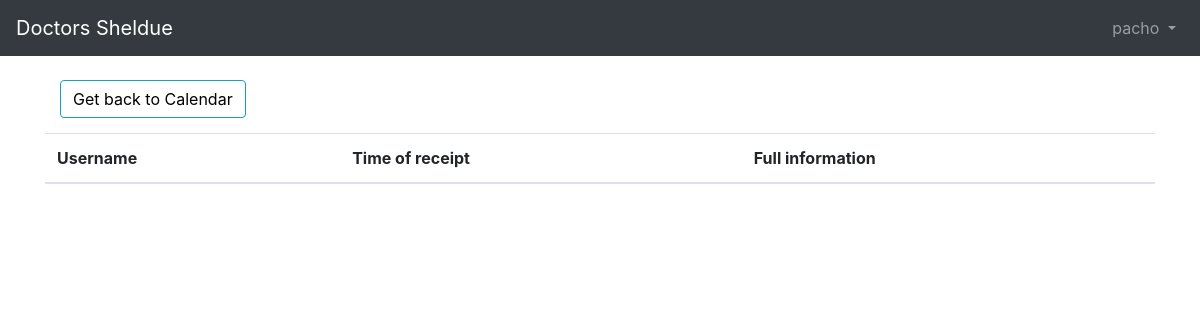
/daily/23/9 (signed in), run on an earlier commit of the app's database.
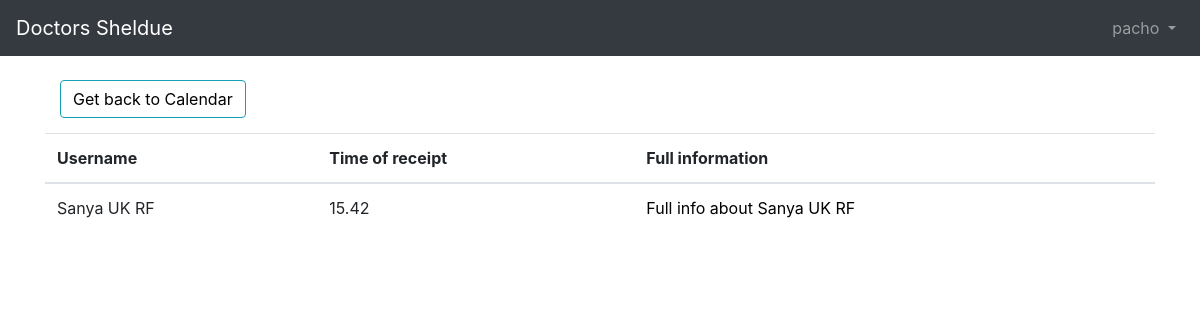
And on a later commit of the database.
### main/models.py (models this page shows, shortened)
class Event(models.Model):
    patient = models.ForeignKey(Patient, on_delete = models.CASCADE, blank=True, related_name='patient')
    doctor = models.ForeignKey(Doctor, on_delete = models.CASCADE, blank=True, related_name='doctors')
    title = models.CharField(max_length=200)
    description = models.TextField()
    start_time = models.DateTimeField()
    def __str__(self):
        return str(self.id)

class Patient(models.Model):
    user = models.OneToOneField(User, on_delete=models.CASCADE)
    name = models.CharField(max_length=50, help_text="Name of a user")

### main/views.py (the view)
# urls.py: path('daily/<int:day>/<int:month>',views.DailySheldue.as_view(), name ='daily'),
class DailySheldue(LoginRequiredMixin ,generic.ListView):
    model = Event
    template_name = 'daily.html'
    def get_queryset(self):
        day =self.kwargs['day']
        month = self.kwargs['month']
        print(day, month)
        context = daily_view(day, month, self.request.user.id)
        return context

### main/views.py (called while the page is built)
def daily_view(day, month, id =1):
    events_per_day = Event.objects.filter(start_time__day=day, doctor__user_id=id, start_time__month=month)
    print(events_per_day)
    return events_per_day

### templates/daily.html
{% extends "base.html" %}
{% block content %}
    <table class="table table-hover">
     <div class="clearfix">
        <a class="btn btn-info left" href="{% url 'calendar' %}"> Get back to Calendar </a>
    </div>
  <thead>
    <tr>
      <th scope="col">Username</th>
      <th scope="col">Time of receipt</th>
      <th scope="col">Full information</th>
    </tr>
  </thead>
  <tbody>
    {% for events in object_list %}
      <tr>
        <td scope="row">{{ events.patient.name }}</td>
        <td scope="row">{{ events.start_time.hour }}.{{ events.start_time.minute }}</td>
        <td scope="row"><a  href="{% url 'edit' events.id %}"> Full info about {{ events.patient.name }} </a></td>
      </tr>
    {% endfor %}
  </tbody>
</table>
{% endblock %}

### templates/base.html (shortened to what this page needs)
{% load static %}
<!doctype html>
<html lang="en">
<head>
    <link rel="stylesheet" href="https://stackpath.bootstrapcdn.com/bootstrap/4.5.0/css/bootstrap.min.css">
    <link rel="stylesheet" href="https://use.fontawesome.com/releases/v5.0.10/css/all.css">
    <link rel="stylesheet" type="text/css" href="{% static 'styles.css' %}">
<title>{% block title %}Doctors admin App{% endblock title %}</title> </head>
</head>
<body>
  <nav class="navbar navbar-expand-md navbar-dark bg-dark mb-4">
    <a class="navbar-brand" href="{% url 'home' %}">Doctors Sheldue</a>
    <div class="collapse navbar-collapse" id="navbarCollapse">
      {% if user.is_authenticated %}
      <ul class="navbar-nav ml-auto">
        <li class="nav-item">
          <a class="nav-link dropdown-toggle" href="#" id="userMenu" data-toggle="dropdown" aria-haspopup="true" aria-expanded="false">
                {{ user.username }}
              </a>
        </li>
 </ul>
{% else %}
<form class="form-inline ml-auto">
  <a href="{% url 'login' %}" class="btn btn-outline-secondary">Log in</a>
  <a href="{% url 'register-doctor' %}" class="btn btn-primary ml-2">Sign up</a> </form>
{% endif %}
</div>
</nav>
<div class="container">
  {% block content %}
  {% endblock %}
</div>
</body> </html>

### static/styles.css (style rules this page uses)
a { transition: color .2s; }
a:link { color: black; text-decoration: none; }
.left { float : left; }
.btn { outline: none; color: black; background-color: transparent; box-shadow: 0 0 0 0; }
.clearfix { margin: 15px; }

What changed in the data, as far as the page shows it:
added Event: patient.name "Sanya UK RF", start_time.hour "15", start_time.minute "42"
